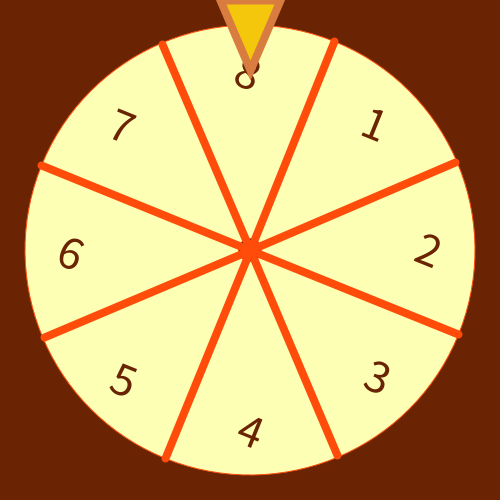
Frame 1 (no input)
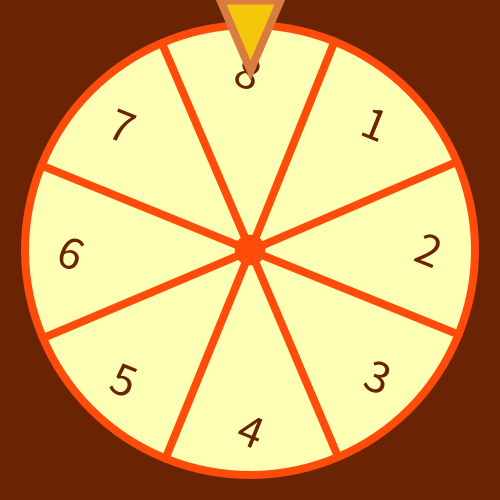
Frame 60 (the mouse pressed at the canvas centre just before this capture)
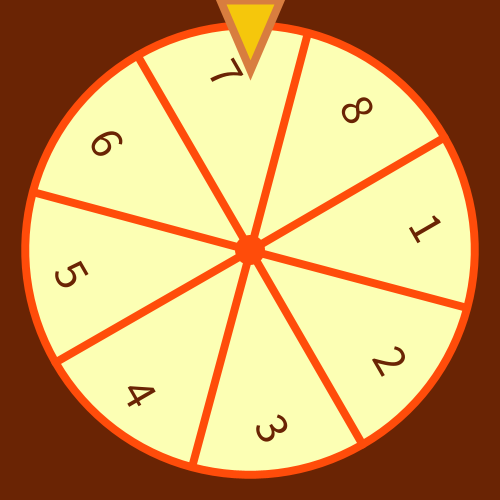
Frame 120 (the mouse held since frame 60 and released just before this capture)

The Processing sketch that drew these frames (run headless with seeded random() and noise(); from frame 60 on, the mouse is pressed at the canvas centre):

// Processing sketch: sketch6634
// ── sketch6634.pde
final int DIV=8; //
boolean isMoving=false;
final int OFFSET=(int)(0.5*360/DIV);
float angle=OFFSET;
final float RPS=1; //
float rotateAngle;
int stopCount;

void setup() {
    background(#6A2404);
    textAlign(CENTER, CENTER);
    textSize(48);
    size(500, 500);
}

void draw() {
    rotateAngle=RPS*360/frameRate;
    background(#6A2404);
    if (isMoving) {
        background(#6A2404);
        angle+=rotateAngle;
        angle=(int)angle%360;
        println(angle);
        if (stopCount>0) {//
            stopCount--;
            if (stopCount==0) { //
                isMoving=false;//
                //
              
            }
        }
    }
    translate(width/2, height/2);
    pushMatrix();
    rotate(radians(angle));
    float r=min(width, height)*0.9;
    {
        stroke(0);
        fill(#FCFFB4);
        stroke(#FF4C0A);
        ellipse(0, 0, r, r);
        
       fill(0);
        ellipse(0,0,0.05*r,0.05*r);
        strokeWeight(8);
        stroke(#FF4C0A);
        line(0, 0, 225, 0);
        line(0, 0, -225, 0);
        line(0, 0, 0, 225);
        line(0, 0, 0, -225);
        line(0, 0, 158, 158);
        line(0, 0, -158, 158);
        line(0, 0, 158, -158);
        line(0, 0, -158, -158);
    }
    {
        int a=0;
        fill(#6A2404);
        text( Integer.toString(a+1), r*0.8*sin(2*PI*(a+0.5)/DIV)/2, -r*0.8*cos(2*PI*(a+0.5)/DIV)/2);
        int b=1;
        text( Integer.toString(b+1), r*0.8*sin(2*PI*(b+0.5)/DIV)/2, -r*0.8*cos(2*PI*(b+0.5)/DIV)/2); 
        int c=2;
        text( Integer.toString(c+1), r*0.8*sin(2*PI*(c+0.5)/DIV)/2, -r*0.8*cos(2*PI*(c+0.5)/DIV)/2); 
        int d=3;
        text( Integer.toString(d+1), r*0.8*sin(2*PI*(d+0.5)/DIV)/2, -r*0.8*cos(2*PI*(d+0.5)/DIV)/2); 
        int e=4;
        text( Integer.toString(e+1), r*0.8*sin(2*PI*(e+0.5)/DIV)/2, -r*0.8*cos(2*PI*(e+0.5)/DIV)/2); 
        int f=5;
        text( Integer.toString(f+1), r*0.8*sin(2*PI*(f+0.5)/DIV)/2, -r*0.8*cos(2*PI*(f+0.5)/DIV)/2);
        int g=6;
        text( Integer.toString(g+1), r*0.8*sin(2*PI*(g+0.5)/DIV)/2, -r*0.8*cos(2*PI*(g+0.5)/DIV)/2); 
        int h=7;
        text( Integer.toString(h+1), r*0.8*sin(2*PI*(h+0.5)/DIV)/2, -r*0.8*cos(2*PI*(h+0.5)/DIV)/2); 

        fill(#F5C70C);
        popMatrix();
        stroke(#D87D3F);
        triangle(-30, -height/2, 30, -height/2, 0, -height/2+70);}
    }

    void mousePressed() {
        if (!isMoving) {
            isMoving=true;
        } else {
            stopCount = (int)frameRate; //
        }
    }
